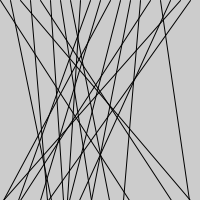
Frame 1 (no input)
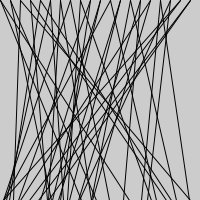
Frame 2 (the mouse pressed at the canvas centre, redrawn once)

The Processing sketch that drew these frames (run headless with seeded random() and noise(); the mouse was pressed at the canvas centre and the sketch redrawn once):

// Processing sketch: processing_15115
// ── processing_15115.pde

void setup() {
  size(200,200);
noLoop();
}

void draw() {
  for(int x=0; x<200; x=x+10) {

    line(x,0,random(200),200);
  }
}

                
                
